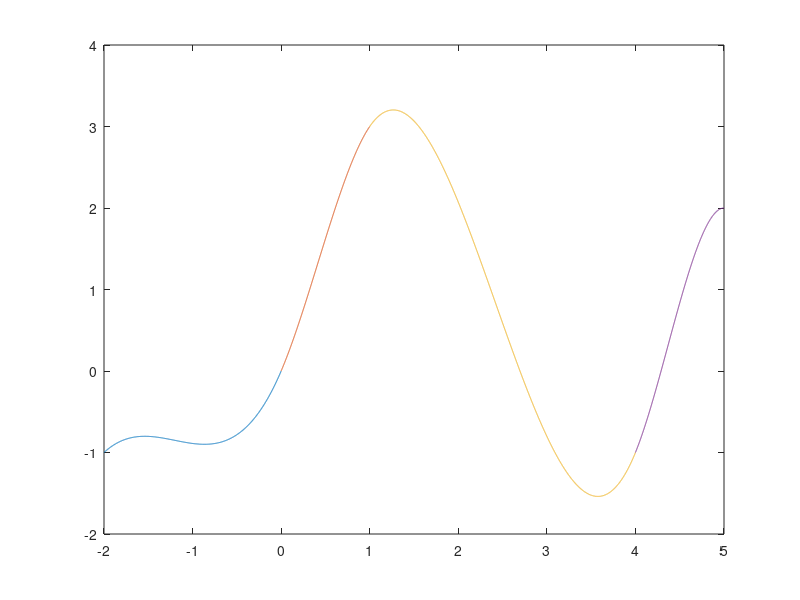

Here is the MATLAB script that generated this plot:
x1 = -2:0.001:0;
s1 = -1+(x1+2)-1.5281*(x1+2).^2+0.6390*(x1+2).^3;
x2 = 0:0.001:1;
s2 = 2.5561*(x2)+2.306*(x2).^2-1.8621*(x2).^3;
x3 = 1:0.001:4;
s3 = 3+1.5818*(x3-1)-3.2803*(x3-1).^2+0.7695*(x3-1).^3;
x4 = 4:0.001:5;
s4 = -1+2.6773*(x4-4)+3.6454*(x4-4).^2-3.3227*(x4-4).^3;

plot(x1,s1,x2,s2,x3,s3,x4,s4)
